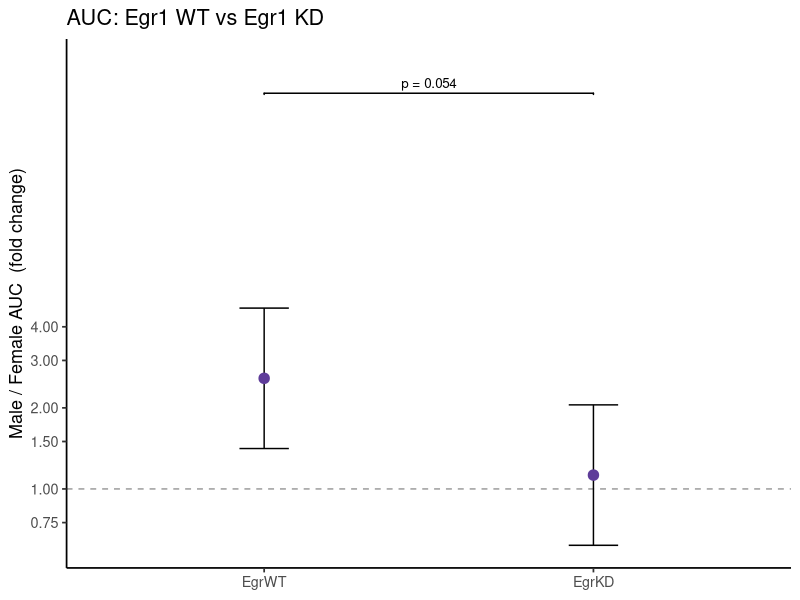
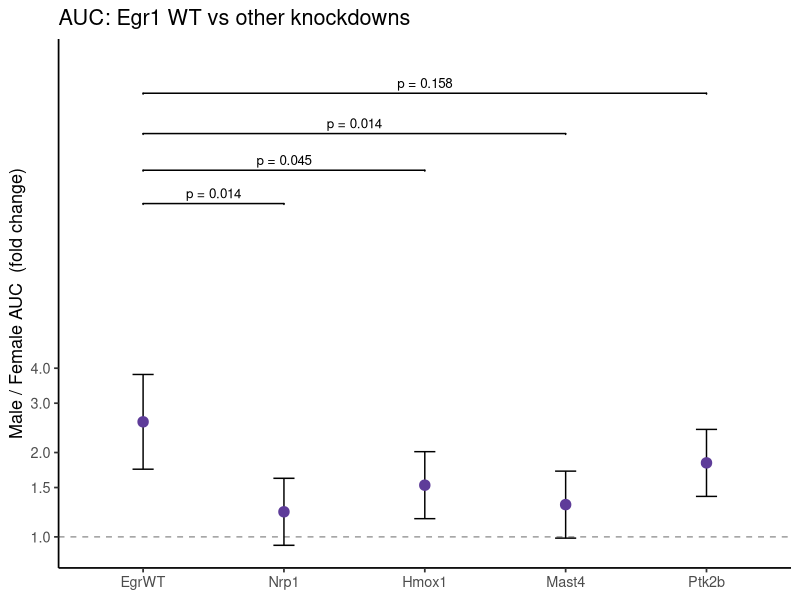
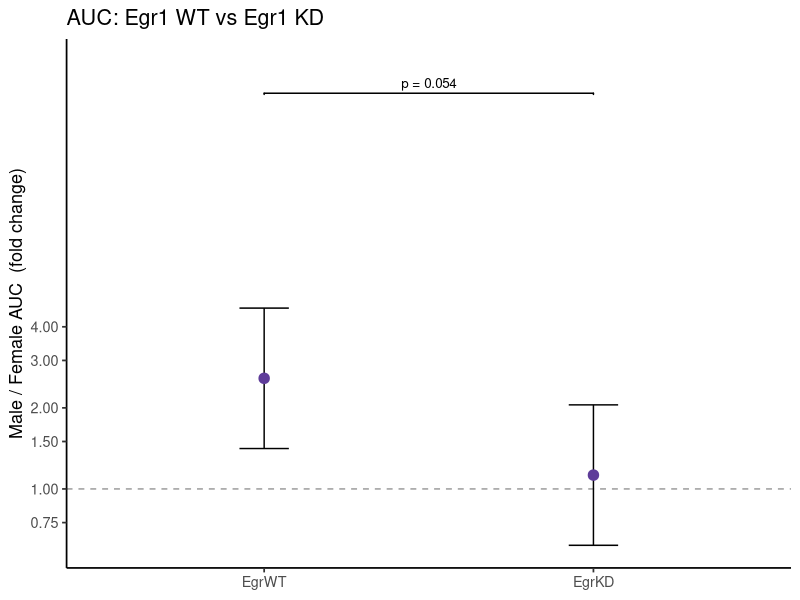
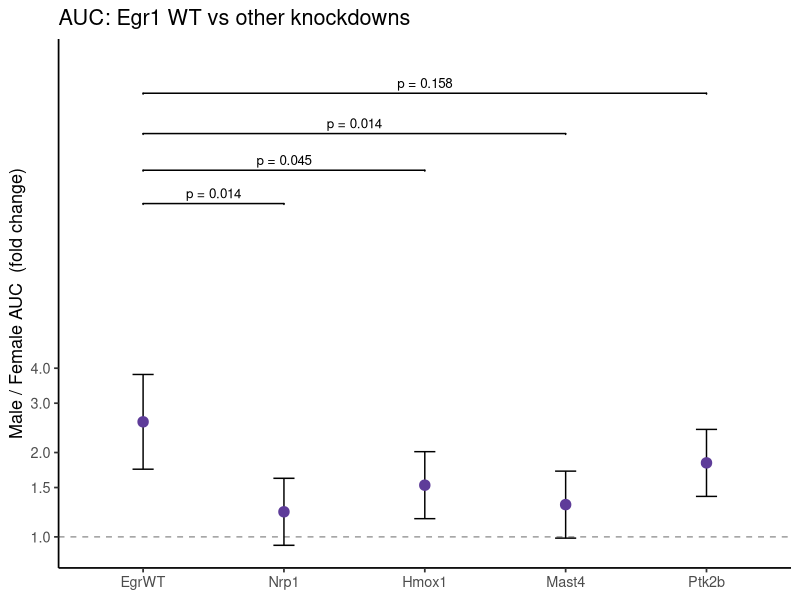

These figures' R source, in order:
# ============================================================
#  Sex difference (M/F AUC fold change) per genotype.
#  SEPARATE model per figure. Between-genotype comparison vs
#  Egr1 WT shown as the ACTUAL p-value (per Rosy), on a bracket.
# ============================================================
library(dplyr); library(ggplot2); library(emmeans); library(ggsignif); library(conflicted)
conflict_prefer("select","dplyr"); conflict_prefer("filter","dplyr")

# ---- Data -------------------------------------------------
df <- data.frame(
  condition = c(rep("EgrWT",4), rep("EgrKD",4), rep("Nrp1",8),
                rep("Hmox1",8), rep("Mast4",8), rep("Ptk2b",8)),
  sex = c(rep(c("M","F"),each=2), rep(c("M","F"),each=2),
          rep(c("M","F"),each=4), rep(c("M","F"),each=4),
          rep(c("M","F"),each=4), rep(c("M","F"),each=4)),
  value = c(1843,1806, 691.1,726.6,
            1612,1477, 1014,1853,
            1468,1749,1485,1549, 1065,1977,1054,1167,
            1575,1719,1749,1663, 1376,1386,1104,683.3,
            1583,1446,1758,1827, 1414,1443,939.9,1327,
            1815,1519,1430,1839, 1069,751,769.1,1031)
)
df$log_value <- log2(df$value)
df$condition <- factor(df$condition, levels=c("EgrWT","EgrKD","Nrp1","Hmox1","Mast4","Ptk2b"))
df$sex       <- factor(df$sex, levels=c("M","F"))
cond_levels  <- levels(df$condition)

outdir <- "C:/Users/loril/Documents/Egr1/Egr1 manuscript/Final Submission/github code/output"
dir.create(outdir, recursive=TRUE, showWarnings=FALSE)

# helper: format p the way Rosy asked (p = 0.054, and a sensible floor for tiny values)
pfmt <- function(p) ifelse(p < 0.001, "p < 0.001", paste0("p = ", formatC(p, format = "f", digits = 3)))

run_panel <- function(conds, plot_title, file_name, w, ref = "EgrWT") {
  dd <- df |> filter(condition %in% conds) |>
    mutate(condition = droplevels(factor(condition, levels = cond_levels)),
           sex       = factor(sex, levels = c("M","F")))
  
  fit <- lm(log_value ~ condition * sex, data = dd)
  cat("\n", plot_title, "  (residual df = ", df.residual(fit), ")\n", sep = "")
  
  fc <- contrast(emmeans(fit, ~ sex | condition), "pairwise", by = "condition") |>
    summary(infer = TRUE, adjust = "none") |> as.data.frame() |>
    mutate(fold_change = 2^estimate, fold_lower = 2^lower.CL, fold_upper = 2^upper.CL)
  
  it <- contrast(emmeans(fit, ~ sex * condition),
                 interaction = c("pairwise","trt.vs.ctrl")) |>
    summary(infer = TRUE, adjust = "none") |> as.data.frame()
  cc <- names(it)[vapply(it, function(x) any(grepl(ref, as.character(x))), logical(1))][1]
  it$comparison <- as.character(it[[cc]])
  it <- it |>
    mutate(target = trimws(sub("-.*","",comparison)),
           RoR = 2^estimate, RoR_lo = 2^lower.CL, RoR_hi = 2^upper.CL,
           p_adj = p.adjust(p.value, "fdr"),
           plabel = pfmt(p_adj))            # <-- actual p-value text (FDR/BH-adjusted, two-sided)
  print(it[, c("comparison","RoR","p.value","p_adj")], digits = 3)
  
  comps <- it |> filter(target %in% conds)
  ymax  <- max(fc$fold_upper)
  yp    <- ymax * 1.04 * 1.10 ^ (seq_len(nrow(comps)) - 1)
  
  p <- ggplot(fc, aes(condition, fold_change)) +
    geom_hline(yintercept = 1, linetype = "dashed", colour = "grey60") +
    geom_errorbar(aes(ymin = fold_lower, ymax = fold_upper), width = 0.15, linewidth = 0.5) +
    geom_point(size = 3.2, colour = "#5E3C99") +
    scale_y_continuous(trans = "log2", breaks = c(0.5,0.75,1,1.5,2,3,4),
                       expand = expansion(mult = c(0.05, 0.12))) +
    labs(x = NULL, y = "Male / Female AUC  (fold change)", title = plot_title) +
    theme_classic(base_size = 13)
  
  if (nrow(comps) > 0)
    p <- p + geom_signif(annotations = comps$plabel,        # <-- p = X.XXX instead of */ns
                         xmin = rep(ref, nrow(comps)),
                         xmax = comps$target, y_position = yp,
                         tip_length = 0.005, textsize = 3.4)
  
  ggsave(file.path(outdir, file_name), plot = p, width = w, height = 4.5,
         units = "in", device = cairo_pdf)
  p
}

p_egr <- run_panel(c("EgrWT","EgrKD"),
                   "AUC: Egr1 WT vs Egr1 KD",
                   "sex_foldchange_EgrWT_vs_EgrKD_5.pdf", w = 4)

p_kd  <- run_panel(c("EgrWT","Nrp1","Hmox1","Mast4","Ptk2b"),
                   "AUC: Egr1 WT vs other knockdowns",
                   "sex_foldchange_EgrWT_vs_otherKDs_5.pdf", w = 7)

print(p_egr); print(p_kd)
